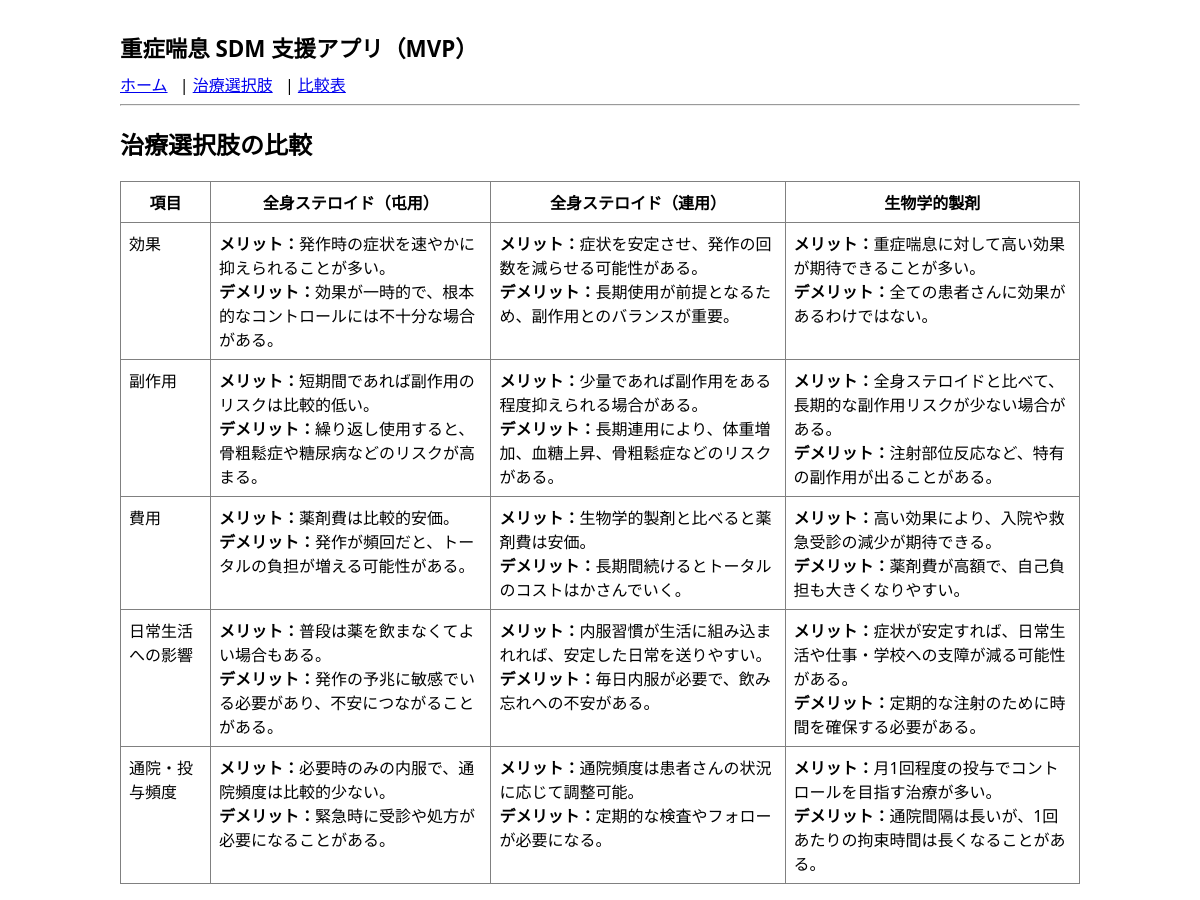
The page /compare on the database its author committed.
### app.py (models this page shows)
class TreatmentOption(db.Model):
    __tablename__ = "treatment_options"
    id = db.Column(db.Integer, primary_key=True)
    name = db.Column(db.String(100), nullable=False)
    brief_description = db.Column(db.Text, nullable=False)
    details = db.relationship("TreatmentDetail", backref="treatment", lazy=True)
    questions = db.relationship("UnderstandingQuestion", backref="treatment", lazy=True)

class Attribute(db.Model):
    __tablename__ = "attributes"
    id = db.Column(db.Integer, primary_key=True)
    name = db.Column(db.String(100), nullable=False)
    order_index = db.Column(db.Integer, default=0)
    details = db.relationship("TreatmentDetail", backref="attribute", lazy=True)

class TreatmentDetail(db.Model):
    __tablename__ = "treatment_details"
    id = db.Column(db.Integer, primary_key=True)
    treatment_id = db.Column(db.Integer, db.ForeignKey("treatment_options.id"), nullable=False)
    attribute_id = db.Column(db.Integer, db.ForeignKey("attributes.id"), nullable=False)
    pros_text = db.Column(db.Text, nullable=True)
    cons_text = db.Column(db.Text, nullable=True)

### app.py (the view)
@app.route("/compare")
def compare():
    options = TreatmentOption.query.all()
    attributes = Attribute.query.order_by(Attribute.order_index).all()
    detail_map = {}
    for opt in options:
        for d in opt.details:
            detail_map[(opt.id, d.attribute_id)] = d
    return render_template(
        "compare.html",
        options=options,
        attributes=attributes,
        detail_map=detail_map,
    )

### templates/compare.html
{% extends "base.html" %}
{% block content %}
<h2>治療選択肢の比較</h2>
<table border="1" cellpadding="4">
  <tr>
    <th>項目</th>
    {% for t in options %}
      <th>{{ t.name }}</th>
    {% endfor %}
  </tr>
  {% for attr in attributes %}
    <tr>
      <td>{{ attr.name }}</td>
      {% for t in options %}
        {% set d = detail_map.get((t.id, attr.id)) %}
        <td>
          {% if d %}
            {% if d.pros_text %}
              <strong>メリット：</strong>{{ d.pros_text }}<br>
            {% endif %}
            {% if d.cons_text %}
              <strong>デメリット：</strong>{{ d.cons_text }}
            {% endif %}
          {% else %}
            （準備中）
          {% endif %}
        </td>
      {% endfor %}
    </tr>
  {% endfor %}
</table>
{% endblock %}

### templates/base.html (shortened to what this page needs)
<!DOCTYPE html>
<html lang="ja">
<head>
  <link rel="stylesheet" href="{{ url_for('static', filename='style.css') }}">
</head>
<body>
  <header>
    <h1>重症喘息 SDM 支援アプリ（MVP）</h1>
    <nav>
      <a href="{{ url_for('index') }}">ホーム</a> |
      <a href="{{ url_for('treatments') }}">治療選択肢</a> |
      <a href="{{ url_for('compare') }}">比較表</a>
    </nav>
    <hr>
  </header>
  <main>
    {% block content %}{% endblock %}
  </main>
</body>
</html>

### static/style.css (style rules this page uses)
body { font-family: system-ui, sans-serif; max-width: 960px; margin: 0 auto; padding: 1rem; }
header h1 { font-size: 1.4rem; margin-bottom: 0.5rem; }
nav a { margin-right: 0.5rem; }
table { border-collapse: collapse; width: 100%; }
th, td { padding: 0.5rem; vertical-align: top; }

### rows shown on the page
TreatmentOption: name "全身ステロイド（屯用）"
TreatmentOption: name "全身ステロイド（連用）"
TreatmentOption: name "生物学的製剤"
Attribute: name "効果"
TreatmentDetail: pros_text "発作時の症状を速やかに抑えられることが多い。", cons_text "効果が一時的で、根本的なコントロールには不十分な場合がある。"
TreatmentDetail: pros_text "症状を安定させ、発作の回数を減らせる可能性がある。", cons_text "長期使用が前提となるため、副作用とのバランスが重要。"
TreatmentDetail: pros_text "重症喘息に対して高い効果が期待できることが多い。", cons_text "全ての患者さんに効果があるわけではない。"
Attribute: name "副作用"
TreatmentDetail: pros_text "短期間であれば副作用のリスクは比較的低い。", cons_text "繰り返し使用すると、骨粗鬆症や糖尿病などのリスクが高まる。"
TreatmentDetail: pros_text "少量であれば副作用をある程度抑えられる場合がある。", cons_text "長期連用により、体重増加、血糖上昇、骨粗鬆症などのリスクがある。"
TreatmentDetail: pros_text "全身ステロイドと比べて、長期的な副作用リスクが少ない場合がある。", cons_text "注射部位反応など、特有の副作用が出ることがある。"
Attribute: name "費用"
TreatmentDetail: pros_text "薬剤費は比較的安価。", cons_text "発作が頻回だと、トータルの負担が増える可能性がある。"
TreatmentDetail: pros_text "生物学的製剤と比べると薬剤費は安価。", cons_text "長期間続けるとトータルのコストはかさんでいく。"
TreatmentDetail: pros_text "高い効果により、入院や救急受診の減少が期待できる。", cons_text "薬剤費が高額で、自己負担も大きくなりやすい。"
Attribute: name "日常生活への影響"
TreatmentDetail: pros_text "普段は薬を飲まなくてよい場合もある。", cons_text "発作の予兆に敏感でいる必要があり、不安につながることがある。"
TreatmentDetail: pros_text "内服習慣が生活に組み込まれれば、安定した日常を送りやすい。", cons_text "毎日内服が必要で、飲み忘れへの不安がある。"
TreatmentDetail: pros_text "症状が安定すれば、日常生活や仕事・学校への支障が減る可能性がある。", cons_text "定期的な注射のために時間を確保する必要がある。"
Attribute: name "通院・投与頻度"
TreatmentDetail: pros_text "必要時のみの内服で、通院頻度は比較的少ない。", cons_text "緊急時に受診や処方が必要になることがある。"
TreatmentDetail: pros_text "通院頻度は患者さんの状況に応じて調整可能。", cons_text "定期的な検査やフォローが必要になる。"
TreatmentDetail: pros_text "月1回程度の投与でコントロールを目指す治療が多い。", cons_text "通院間隔は長いが、1回あたりの拘束時間は長くなることがある。"
